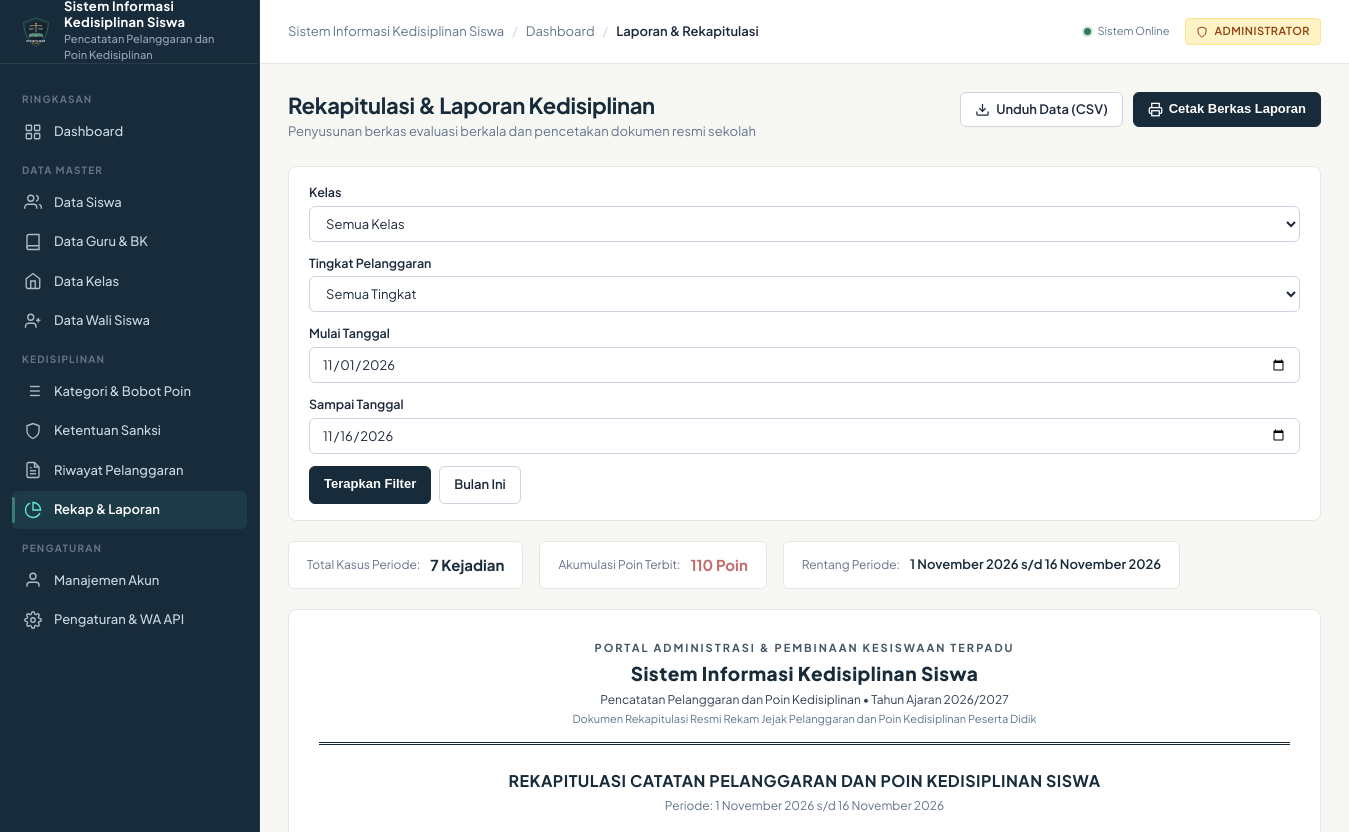
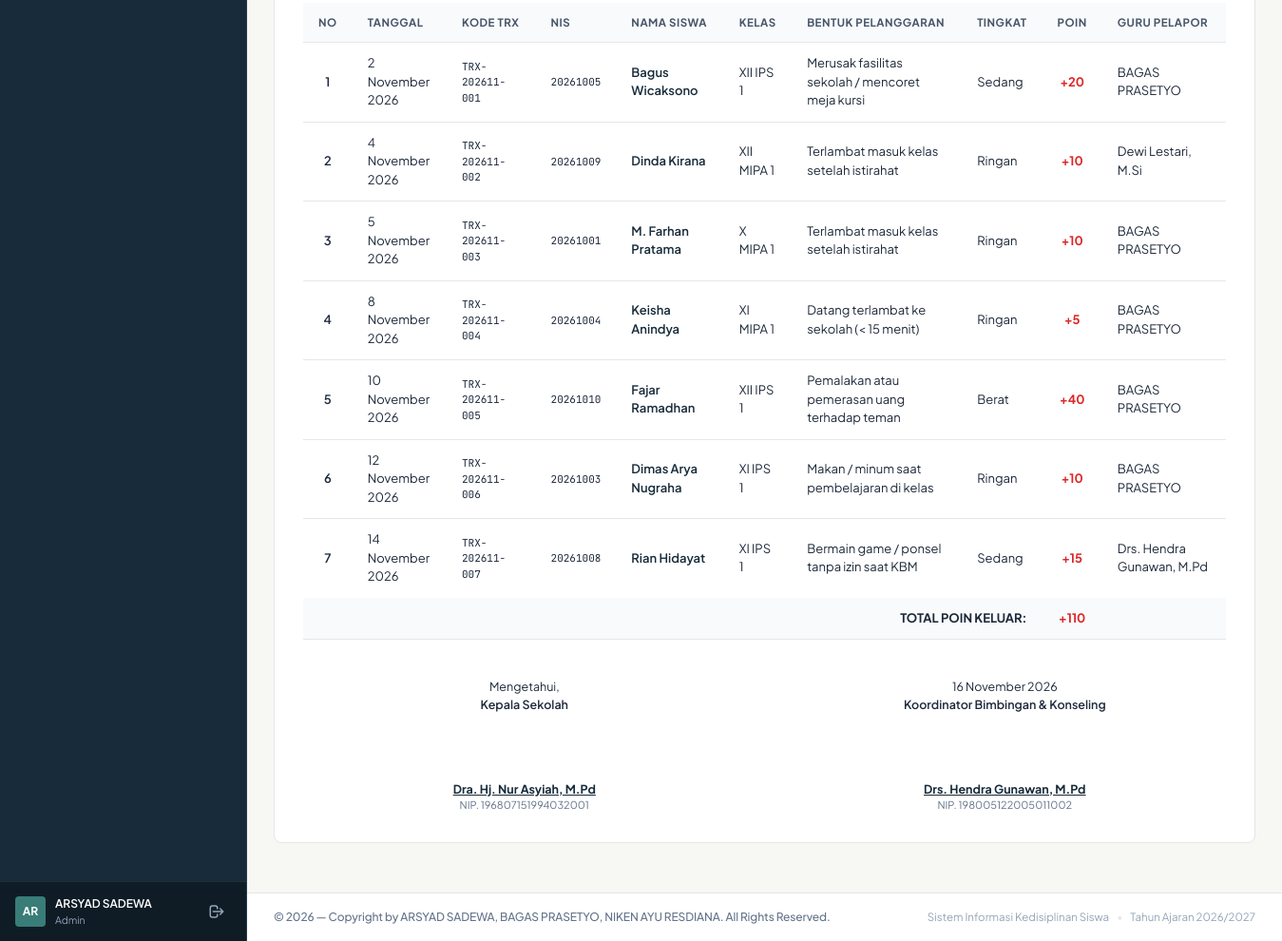
Screenshot of /admin/reports.php (signed in) with the database file from the repository (2 pictures, top to bottom).
### tables this page shows
CREATE TABLE `users` (
    `id` INT AUTO_INCREMENT PRIMARY KEY,
    `username` VARCHAR(50) NOT NULL UNIQUE,
    `password` VARCHAR(255) NOT NULL,
    `full_name` VARCHAR(100) NOT NULL,
    `role` ENUM('admin', 'teacher', 'parent') NOT NULL,
    `status` ENUM('active', 'inactive') NOT NULL DEFAULT 'active',
    `last_login` DATETIME NULL,
    `created_at` TIMESTAMP DEFAULT CURRENT_TIMESTAMP,
    `updated_at` TIMESTAMP DEFAULT CURRENT_TIMESTAMP ON UPDATE CURRENT_TIMESTAMP
);

CREATE TABLE `violation_records` (
    `id` INT AUTO_INCREMENT PRIMARY KEY,
    `kode_transaksi` VARCHAR(50) NOT NULL UNIQUE,
    `student_id` INT NOT NULL,
    `category_id` INT NOT NULL,
    `teacher_id` INT NOT NULL,
    `poin` INT NOT NULL,
    `tanggal_kejadian` DATE NOT NULL,
    `waktu_kejadian` TIME NOT NULL,
    `tempat_kejadian` VARCHAR(100) NOT NULL DEFAULT 'Lingkungan Sekolah',
    `keterangan` TEXT NOT NULL,
    `status_tindak_lanjut` ENUM('Menunggu', 'Diproses', 'Selesai') NOT NULL DEFAULT 'Diproses',
    `created_at` TIMESTAMP DEFAULT CURRENT_TIMESTAMP,
    `updated_at` TIMESTAMP DEFAULT CURRENT_TIMESTAMP ON UPDATE CURRENT_TIMESTAMP,
    CONSTRAINT `fk_violations_student` FOREIGN KEY (`student_id`) REFERENCES `students` (`id`) ON DELETE RESTRICT ON UPDATE CASCADE,
    CONSTRAINT `fk_violations_category` FOREIGN KEY (`category_id`) REFERENCES `violation_categories` (`id`) ON DELETE RESTRICT ON UPDATE CASCADE,
    CONSTRAINT `fk_violations_teacher` FOREIGN KEY (`teacher_id`) REFERENCES `teachers` (`id`) ON DELETE RESTRICT ON UPDATE CASCADE
);

CREATE TABLE `students` (
    `id` INT AUTO_INCREMENT PRIMARY KEY,
    `nis` VARCHAR(30) NOT NULL UNIQUE,
    `nisn` VARCHAR(30) NULL UNIQUE,
    `nama_lengkap` VARCHAR(100) NOT NULL,
    `jenis_kelamin` ENUM('L', 'P') NOT NULL,
    `class_id` INT NOT NULL,
    `tempat_lahir` VARCHAR(50) NULL,
    `tanggal_lahir` DATE NULL,
    `alamat` TEXT NULL,
    `no_telp_wali` VARCHAR(20) NOT NULL,
    `total_poin` INT NOT NULL DEFAULT 0,
    `status_siswa` ENUM('aktif', 'lulus', 'pindah', 'dikeluarkan') NOT NULL DEFAULT 'aktif',
    `created_at` TIMESTAMP DEFAULT CURRENT_TIMESTAMP,
    `updated_at` TIMESTAMP DEFAULT CURRENT_TIMESTAMP ON UPDATE CURRENT_TIMESTAMP,
    CONSTRAINT `fk_students_class` FOREIGN KEY (`class_id`) REFERENCES `classes` (`id`) ON DELETE RESTRICT ON UPDATE CASCADE
);

CREATE TABLE `classes` (
    `id` INT AUTO_INCREMENT PRIMARY KEY,
    `nama_kelas` VARCHAR(50) NOT NULL UNIQUE,
    `tingkat` ENUM('X', 'XI', 'XII') NOT NULL,
    `jurusan` VARCHAR(50) NOT NULL DEFAULT 'MIPA',
    `wali_kelas_id` INT NULL,
    `tahun_ajaran` VARCHAR(20) NOT NULL DEFAULT '2026/2027',
    `created_at` TIMESTAMP DEFAULT CURRENT_TIMESTAMP,
    `updated_at` TIMESTAMP DEFAULT CURRENT_TIMESTAMP ON UPDATE CURRENT_TIMESTAMP,
    CONSTRAINT `fk_classes_wali` FOREIGN KEY (`wali_kelas_id`) REFERENCES `teachers` (`id`) ON DELETE SET NULL ON UPDATE CASCADE
);

CREATE TABLE `violation_categories` (
    `id` INT AUTO_INCREMENT PRIMARY KEY,
    `kode` VARCHAR(20) NOT NULL UNIQUE,
    `nama_pelanggaran` VARCHAR(150) NOT NULL,
    `tingkat` ENUM('Ringan', 'Sedang', 'Berat') NOT NULL,
    `poin` INT NOT NULL,
    `deskripsi` TEXT NULL,
    `status` ENUM('active', 'inactive') NOT NULL DEFAULT 'active',
    `created_at` TIMESTAMP DEFAULT CURRENT_TIMESTAMP,
    `updated_at` TIMESTAMP DEFAULT CURRENT_TIMESTAMP ON UPDATE CURRENT_TIMESTAMP
);

CREATE TABLE `teachers` (
    `id` INT AUTO_INCREMENT PRIMARY KEY,
    `user_id` INT NULL,
    `nip` VARCHAR(30) NOT NULL UNIQUE,
    `nama_guru` VARCHAR(100) NOT NULL,
    `jenis_kelamin` ENUM('L', 'P') NOT NULL,
    `jabatan` VARCHAR(100) NOT NULL DEFAULT 'Guru Bimbingan Konseling',
    `no_telp` VARCHAR(20) NOT NULL,
    `email` VARCHAR(100) NULL,
    `created_at` TIMESTAMP DEFAULT CURRENT_TIMESTAMP,
    `updated_at` TIMESTAMP DEFAULT CURRENT_TIMESTAMP ON UPDATE CURRENT_TIMESTAMP,
    CONSTRAINT `fk_teachers_user` FOREIGN KEY (`user_id`) REFERENCES `users` (`id`) ON DELETE SET NULL ON UPDATE CASCADE
);

### admin/reports.php (the view, shortened to what the rows shown need)
<?php
require_role(['admin']);
$pdo = get_db_connection();
$start_date = trim($_GET['start_date'] ?? date('Y-m-01'));
$end_date = trim($_GET['end_date'] ?? date('Y-m-d'));
$where = ["1=1"];
$params = [];
if (!empty($start_date)) {
    $where[] = "vr.tanggal_kejadian >= ?";
    $params[] = $start_date;
}
if (!empty($end_date)) {
    $where[] = "vr.tanggal_kejadian <= ?";
    $params[] = $end_date;
}
$where_sql = implode(" AND ", $where);
$sql = "
    SELECT vr.*, s.nama_lengkap as nama_siswa, s.nis, c.nama_kelas,
           vc.nama_pelanggaran, vc.tingkat, t.nama_guru
    FROM violation_records vr
    JOIN students s ON vr.student_id = s.id
    JOIN classes c ON s.class_id = c.id
    JOIN violation_categories vc ON vr.category_id = vc.id
    JOIN teachers t ON vr.teacher_id = t.id
    WHERE {$where_sql}
    ORDER BY vr.tanggal_kejadian ASC, vr.id ASC
";
$stmt = $pdo->prepare($sql);
$stmt->execute($params);
$records = $stmt->fetchAll();
require_once __DIR__ . '/../includes/header.php';
?>
<div class="no-print">
  <div class="page-header">
    <div>
      <h1 class="page-title">Rekapitulasi & Laporan Kedisiplinan</h1>
    </div>
  </div>
</div>
<div class="surface-card" style="padding: 30px;">
  <div style="text-align: center; margin-bottom: 20px;">
    <h2 style="font-size: 16px; font-weight: 700; text-transform: uppercase; letter-spacing: 0.5px; color: #172B3A;">
      REKAPITULASI CATATAN PELANGGARAN DAN POIN KEDISIPLINAN SISWA
    </h2>
  </div>
  <table class="app-table" style="font-size: 12px;">
    <thead>
      <tr style="background: #F1F5F9;">
        <th style="width: 35px; text-align: center;">No</th>
        <th>Tanggal</th>
        <th>Kode TRX</th>
        <th>NIS</th>
        <th>Nama Siswa</th>
        <th>Kelas</th>
        <th>Bentuk Pelanggaran</th>
        <th>Tingkat</th>
        <th style="text-align: center;">Poin</th>
        <th>Guru Pelapor</th>
      </tr>
    </thead>
    <tbody>
      <?php if (empty($records)): ?>
        <tr>
          <td colspan="10" style="text-align: center; padding: 30px; color: #64748B;">
            Tidak ada catatan pelanggaran yang terdata pada parameter periode ini.
          </td>
        </tr>
      <?php else: ?>
        <?php $no = 1; foreach ($records as $r): ?>
          <tr>
            <td style="text-align: center; font-weight: 600;"><?= $no++ ?></td>
            <td><?= format_date_id($r['tanggal_kejadian']) ?></td>
            <td style="font-family: var(--font-mono); font-size: 11px;"><?= e($r['kode_transaksi']) ?></td>
            <td style="font-family: var(--font-mono); font-size: 11px;"><?= e($r['nis']) ?></td>
            <td style="font-weight: 600; color: #172B3A;"><?= e($r['nama_siswa']) ?></td>
            <td><?= e($r['nama_kelas']) ?></td>
            <td>
              <div style="max-width: 200px;"><?= e($r['nama_pelanggaran']) ?></div>
            </td>
            <td><?= e($r['tingkat']) ?></td>
            <td style="text-align: center; font-weight: 700; color: #DC2626;">+<?= (int)$r['poin'] ?></td>
            <td><?= e($r['nama_guru']) ?></td>
          </tr>
        <?php endforeach; ?>
      <?php endif; ?>
    </tbody>
  </table>
</div>
<?php require_once __DIR__ . '/../includes/footer.php'; ?>

### includes/sidebar.php (shortened to what the rows shown need)
<?php
$user = current_user();
?>
<aside class="app-sidebar" id="app-sidebar">
  <div class="sidebar-footer">
    <div class="user-mini-profile">
      <div class="user-avatar-initials">
        <?= strtoupper(substr($user['full_name'], 0, 2)) ?>
      </div>
      <div class="user-info">
        <span class="user-name" title="<?= e($user['full_name']) ?>"><?= e($user['full_name']) ?></span>
        <span class="user-role"><?= e($user['role']) ?></span>
      </div>
    </div>
  </div>
</aside>

### rows the page displays
users: full_name "AR", full_name "ARSYAD SADEWA", role "Admin"
violation_records: tanggal_kejadian "2 November 2026", kode_transaksi "TRX-202611-001", student.nis "20261005", student.nama_lengkap "Bagus Wicaksono", classes.nama_kelas "XII IPS 1", category.nama_pelanggaran "Merusak fasilitas sekolah / mencoret meja kursi", category.tingkat "Sedang", poin "20", teacher.nama_guru "BAGAS PRASETYO"
violation_records: tanggal_kejadian "4 November 2026", kode_transaksi "TRX-202611-002", student.nis "20261009", student.nama_lengkap "Dinda Kirana", classes.nama_kelas "XII MIPA 1", category.nama_pelanggaran "Terlambat masuk kelas setelah istirahat", category.tingkat "Ringan", poin "10", teacher.nama_guru "Dewi Lestari, M.Si"
violation_records: tanggal_kejadian "5 November 2026", kode_transaksi "TRX-202611-003", student.nis "20261001", student.nama_lengkap "M. Farhan Pratama", classes.nama_kelas "X MIPA 1", category.nama_pelanggaran "Terlambat masuk kelas setelah istirahat", category.tingkat "Ringan", poin "10", teacher.nama_guru "BAGAS PRASETYO"
violation_records: tanggal_kejadian "8 November 2026", kode_transaksi "TRX-202611-004", student.nis "20261004", student.nama_lengkap "Keisha Anindya", classes.nama_kelas "XI MIPA 1", category.nama_pelanggaran "Datang terlambat ke sekolah (< 15 menit)", category.tingkat "Ringan", poin "5", teacher.nama_guru "BAGAS PRASETYO"
violation_records: tanggal_kejadian "10 November 2026", kode_transaksi "TRX-202611-005", student.nis "20261010", student.nama_lengkap "Fajar Ramadhan", classes.nama_kelas "XII IPS 1", category.nama_pelanggaran "Pemalakan atau pemerasan uang terhadap teman", category.tingkat "Berat", poin "40", teacher.nama_guru "BAGAS PRASETYO"
violation_records: tanggal_kejadian "12 November 2026", kode_transaksi "TRX-202611-006", student.nis "20261003", student.nama_lengkap "Dimas Arya Nugraha", classes.nama_kelas "XI IPS 1", category.nama_pelanggaran "Makan / minum saat pembelajaran di kelas", category.tingkat "Ringan", poin "10", teacher.nama_guru "BAGAS PRASETYO"
violation_records: tanggal_kejadian "14 November 2026", kode_transaksi "TRX-202611-007", student.nis "20261008", student.nama_lengkap "Rian Hidayat", classes.nama_kelas "XI IPS 1", category.nama_pelanggaran "Bermain game / ponsel tanpa izin saat KBM", category.tingkat "Sedang", poin "15", teacher.nama_guru "Drs. Hendra Gunawan, M.Pd"

### other values shown
APP_NAME "Sistem Informasi Kedisiplinan Siswa"
APP_SUBTITLE "Pencatatan Pelanggaran dan Poin Kedisiplinan"
$b['title'] "Dashboard"
$b['title'] "Laporan & Rekapitulasi"
$total_cases "7"
$total_points_recap "110"
format_date_id($start_date) "1 November 2026"
format_date_id($end_date) "16 November 2026"
get_setting('academic_year', '2026/2027') "2026/2027"
